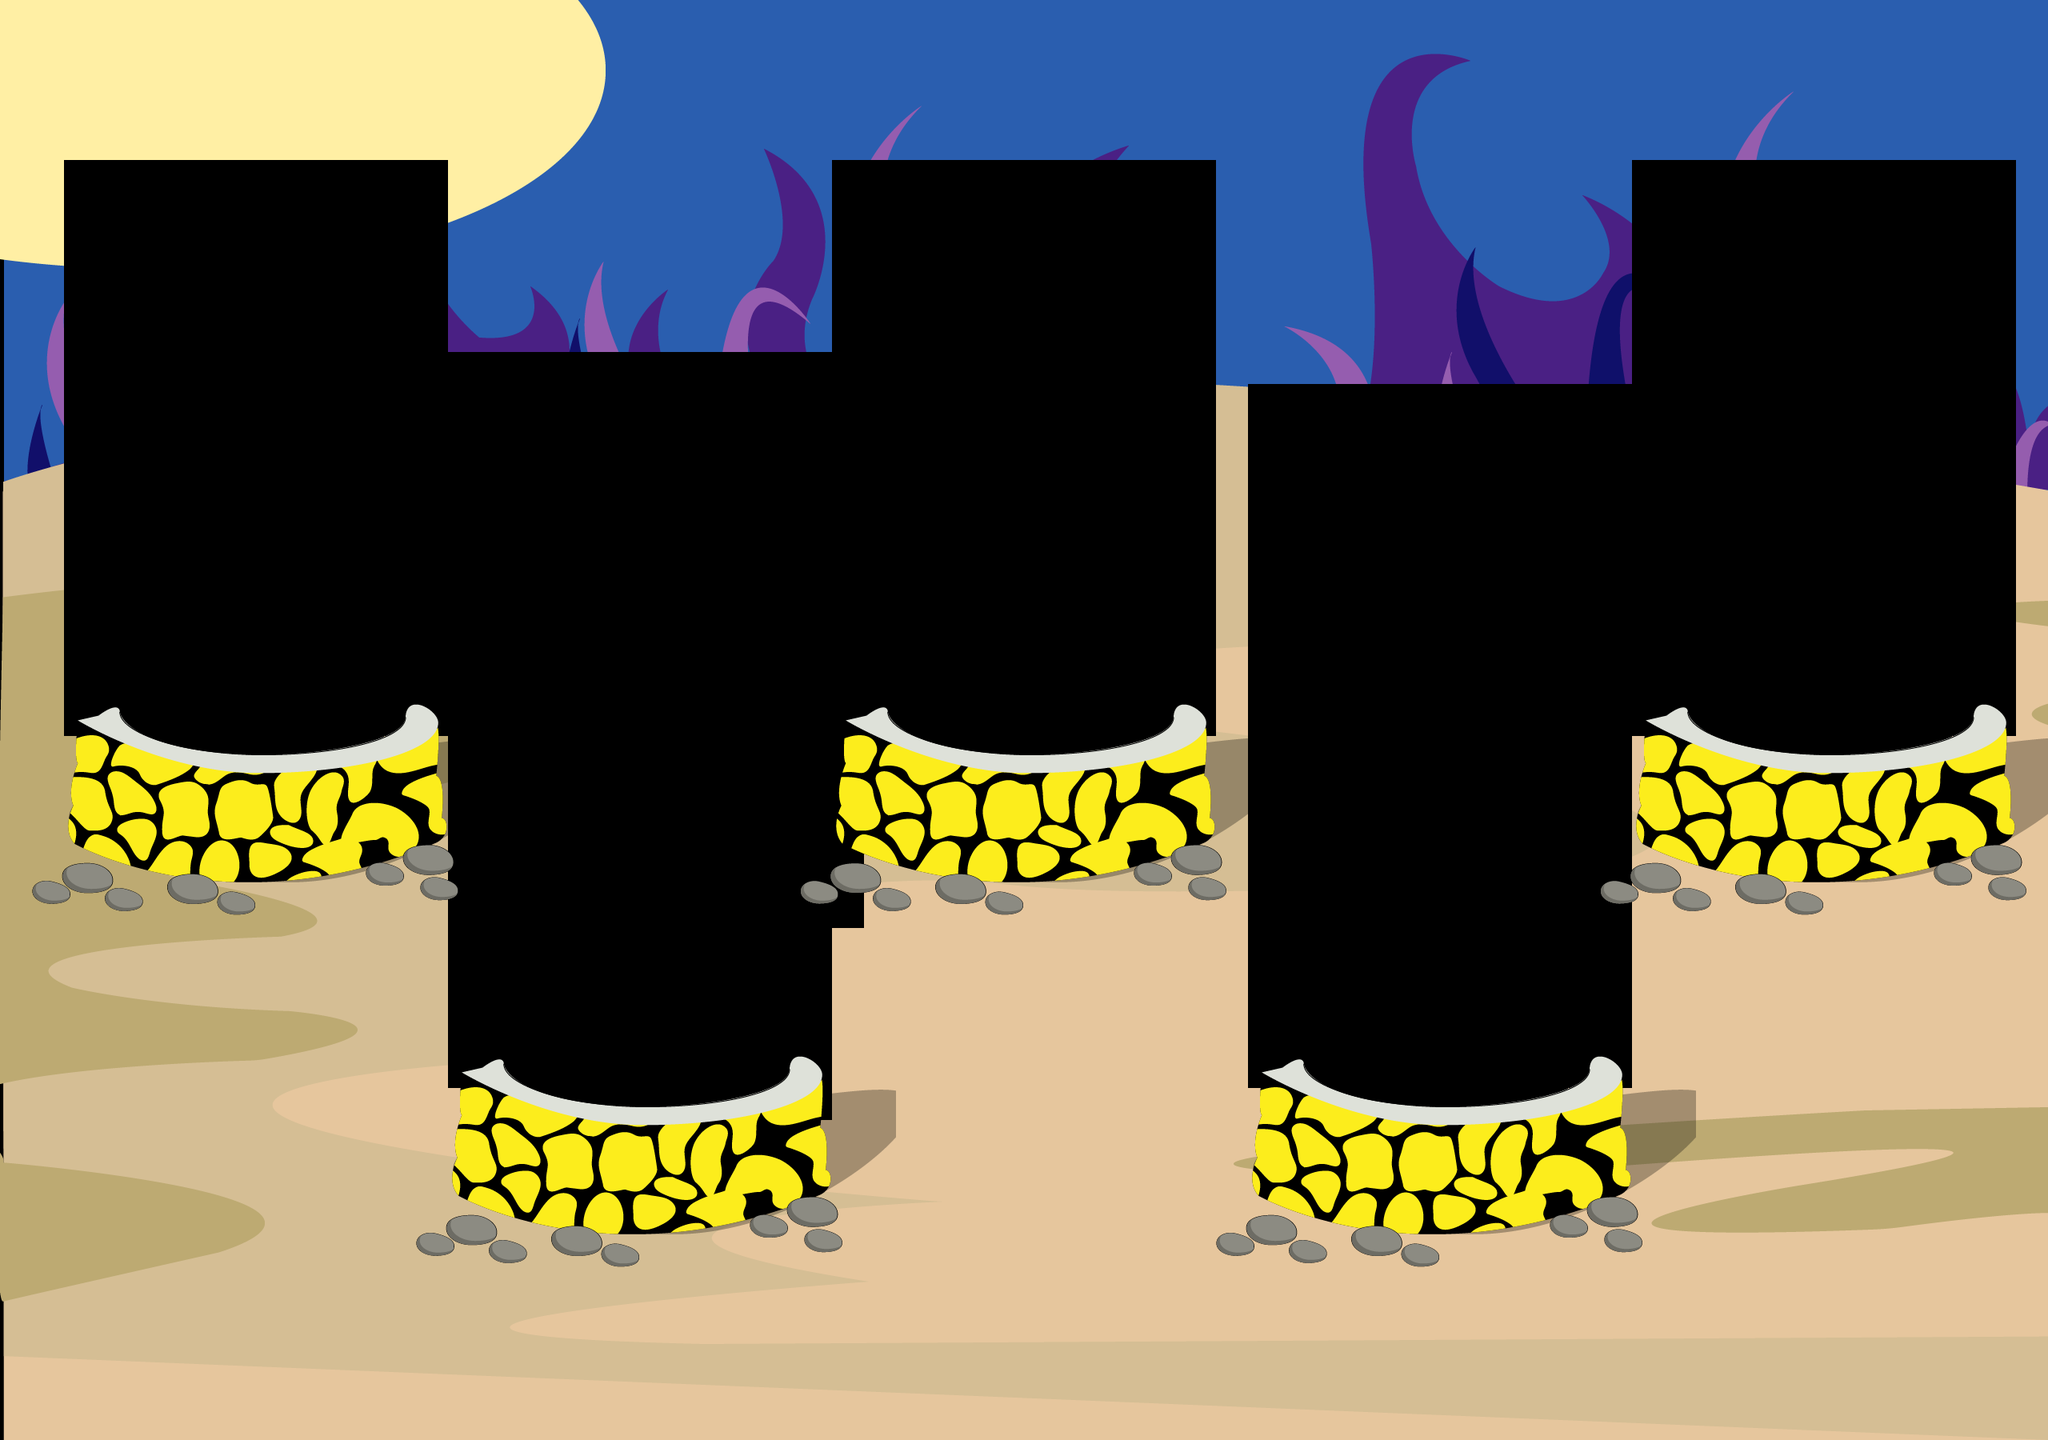

Below is a game level as drawn by its tile map, then a one-line description and the .tmx that defines it (tile-layer data replaced by summaries):
An orthogonal 64x45 tile map with 40x40 px tiles, 2 tile layers (Tile Layer 1, Tile Layer 4).

<map version="1.0" orientation="orthogonal" renderorder="right-up" width="64" height="45" tilewidth="40" tileheight="40" nextobjectid="1">
 <tileset firstgid="1" name="play3" tilewidth="40" tileheight="40" tilecount="4050" columns="90">
  <image source="play3.png" width="3630" height="1800" />
 </tileset>
 <layer name="Tile Layer 1" width="64" height="45">
  <data>[2880 cells, 1643 non-empty, 1643 distinct tile ids]</data>
 </layer>
 <layer name="Tile Layer 4" width="64" height="45">
  <data>[2880 cells, 592 non-empty, 120 distinct tile ids]</data>
 </layer>
</map>